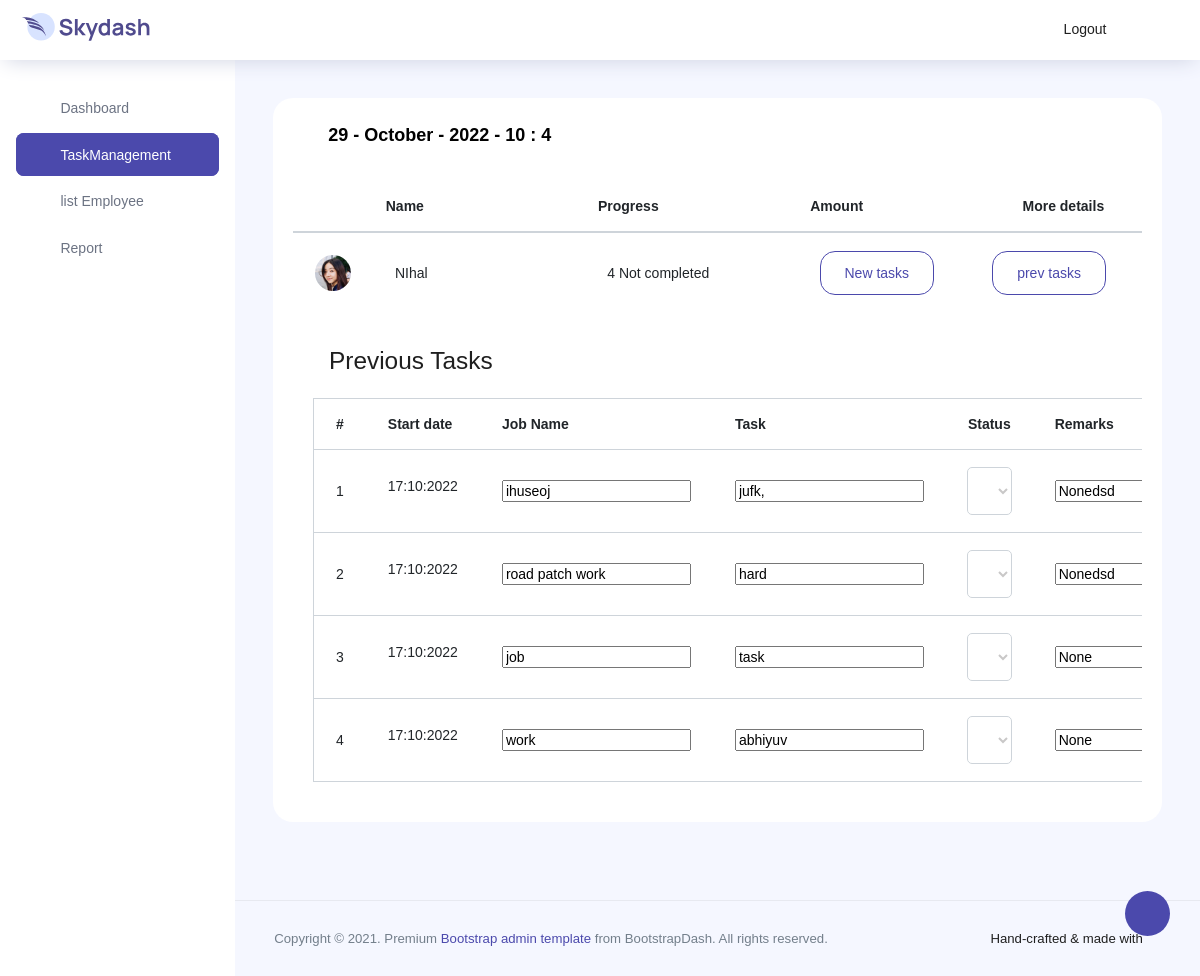
Page /management/prev/?empl=8 (signed in) on the earlier database version.
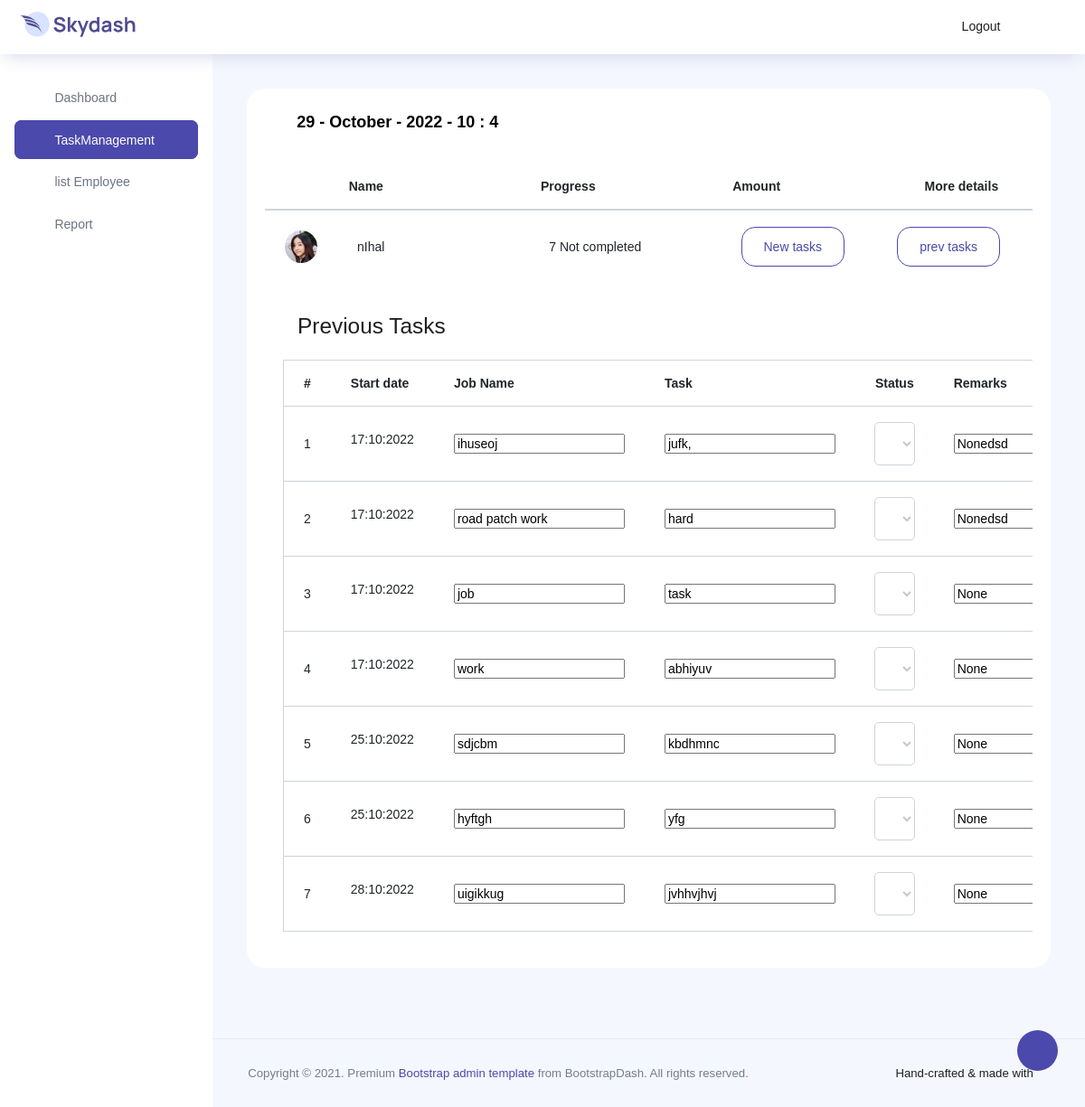
Same page on the later database version.
### todo/models.py (models this page shows, shortened)
class Employee(models.Model):
    class Meta:
        verbose_name = 'Employee'
        verbose_name_plural = 'Employees'
    name = models.CharField(max_length=100, null=False, blank=False)
    email=models.CharField(max_length=100, null=True, blank=True)
    phone=models.CharField(max_length=100, null=True, blank=True)
    addr=models.CharField(max_length=100, null=True, blank=True)
    details=models.TextField(null=True,blank=True)
    progress=models.CharField(max_length=200, null=True,blank=True)
    task=models.CharField(max_length=200, null=True,blank=True)
    tempc=models.CharField(max_length=100, null=True,blank=True)
    tempp=models.CharField(max_length=200, null=True,blank=True)
    tempt=models.CharField(max_length=200, null=True,blank=True)
    completed=models.CharField(max_length=100, null=True,blank=True)

class Job(models.Model):
    class Meta:
        verbose_name ='Job'
        verbose_name_plural = "Jobs"
    sdate=models.CharField(max_length=50,null=True,blank=True)
    day=models.CharField(max_length=50, null=True,blank=False)
    fdate=models.CharField(max_length=50,null=True,blank=True)
    jobname=models.CharField(max_length=200, null=True,blank=True)
    task=models.CharField(max_length=200, null=True,blank=True)
    ref=models.CharField(max_length=200, null=True,blank=True)
    status=models.CharField(max_length=200, null=True,blank=True)
    remark=models.CharField(max_length=200, null=True,blank=True)
    user=models.ForeignKey(Employee,on_delete=models.SET_NULL,null=True,blank=True)

### todo/views.py (the view, shortened to what this page needs)
# urls.py: path('management/prev/',prev,name='prev'),
@login_required(login_url='login')
def prev(request):
    now = datetime.datetime.now()
    dates = f"{now.day} - {calendar.month_name[now.month]} - {now.year} - {now.hour} : {now.minute}"
    sdate = f'{now.year}{now.month}{now.day}'
    data = request.GET
    empl = data.get('empl')
    jobs = Job.objects.filter(user_id=empl, status='Not completed')
    nub = len(jobs)
    nocmpj = Job.objects.filter(user_id=empl)
    bewu = len(nocmpj)
    comp = bewu-nub
    emps = Employee.objects.filter(id=empl)
    em = Employee.objects.get(id=empl)
    em.progress = nub
    em.task = bewu
    em.completed = comp
    em.save()
    jobtds = Job.objects.filter(
        user_id=empl, day=sdate, status='Not completed')
    context = {'jobs': jobs, 'emps': emps,
               'dates': dates, 'jobtds': jobtds, 'sdate': sdate}
    return render(request, 'prev.html', context)

### todo/templates/prev.html (shortened to what this page needs)
{%extends 'dashboard.html'%}
{%block mainpane%}
<td> <button class="btn btn-outline-primary" type="button" data-toggle="collapse" data-target="#collapseOneq{{emp.id}}"
        aria-expanded="true" aria-controls="collapseOneq{{emp.id}}">New
        tasks
    </button></td>
<td> <button class="btn btn-outline-primary" type="button" data-toggle="collapse" data-target="#collapseOne"
        aria-expanded="true" aria-controls="collapseOne">prev
        tasks
    </button></td>
</tr>
</table>
<div id="collapseOne{{job.user_id}}" class="collapse show" aria-labelledby="headingOne{{job.user_id}}"
    data-parent="#accordionExample">
    <div class="card-body">
        <h3 class="p-3">Previous Tasks</h3>
        <table class="table border-0 css-serial">
            <thead>
                <tr class="border">
                    <th scope="col">#</th>
                    <th scope="col">Start date</th>
                    <th scope="col">Job Name</th>
                    <th scope="col">Task</th>
                    <th scope="col">Status</th>
                    <th scope="col">Remarks</th>
                </tr>
            </thead>
            <tbody class="border">
                {% for job in jobs %}
                {% if job.day != sdate%}
                <tr>
                    <td></td>
                    <td><p>{{job.sdate}}</p></td>
                    <form method="POST">
                        <td><input type="text" name="job" placeholder="Job name" value="{{job.jobname}}" required></td>
                        <td><input type="text" name="task" placeholder="Job name" value="{{job.task}}" required></td>
                        <td><select class="form-control" name="status" id="exampleFormControlSelect1">
                                <option value="{{job.status}}">{{job.status}}</option>
                            </select>
                        </td>
                        <td><input type="text" name="remark" value="{{job.remark}}"></td>
                    </form>
                </tr>
                {%endif%}
                {%endfor%}
            </tbody>
        </table>
    </div>
</div>
{%endblock%}

### todo/templates/dashboard.html (shortened to what the changed rows need)
<!DOCTYPE html>
<html lang="en">
{%load static%}
<head>
  <link rel="stylesheet" href="{%static 'assets/vendors/feather/feather.css' %}">
  <link rel="stylesheet" href="{%static 'assets/vendors/ti-icons/css/themify-icons.css' %}">
  <link rel="stylesheet" href="{%static 'assets/vendors/css/vendor.bundle.base.css' %}">
  <link rel="stylesheet" href="{%static 'assets/vendors/mdi/css/materialdesignicons.min.css' %}">
  <link rel="stylesheet" href="{%static 'assets/css/vertical-layout-light/style.css' %}">
</head>
<body>
  <div class="container-scroller">
    <div class="container-fluid page-body-wrapper">
      <div class="main-panel">
        <div class="content-wrapper">
          <div class="row">
            <div class="col-lg-12 grid-margin stretch-card">
              <div class="card">
                <div class="card-body">
                  <div class="accordion  table-responsive" id="accordionExample">
                    <table class="table">
                      <thead>
                        <tr>
                          <th class="col-1"> &nbsp;&nbsp;&nbsp; </th>
                          <th class="col-3"> Name </th>
                          <th class="col-3"> Progress </th>
                          <th class="col-3"> Amount </th>
                          <th class="col-3"> More details </th>
                        </tr>
                      </thead>
                    </table>
                    {%for emp in emps%}
                    <table class="table">
                      <tbody>
                        <tr id="headingOne">
                          <td class="py-1 col-1">
                            <img src="{%static 'assets/images/faces/face2.jpg' %}" alt="image" />
                          </td>
                          <td class="col-3"> {{emp.name}}</td>
                          <td class="col-3"> {{emp.progress}} Not completed </td>
                          {%block mainpane%}{%endblock%}
                    {%endfor%}
                  </div>
                </div>
              </div>
            </div>
          </div>
        </div>
      </div>
    </div>
  </div>
</body>
</html>

Differences in the rows shown:
changed Employee: name "NIhal" → "nIhal"; progress "4" → "7"
added Job: sdate "25:10:2022", job "sdjcbm", task "kbdhmnc", status "Not completed", remark "None"
added Job: sdate "25:10:2022", job "hyftgh", task "yfg", status "Not completed", remark "None"
added Job: sdate "28:10:2022", job "uigikkug", task "jvhhvjhvj", status "Not completed", remark "None"
